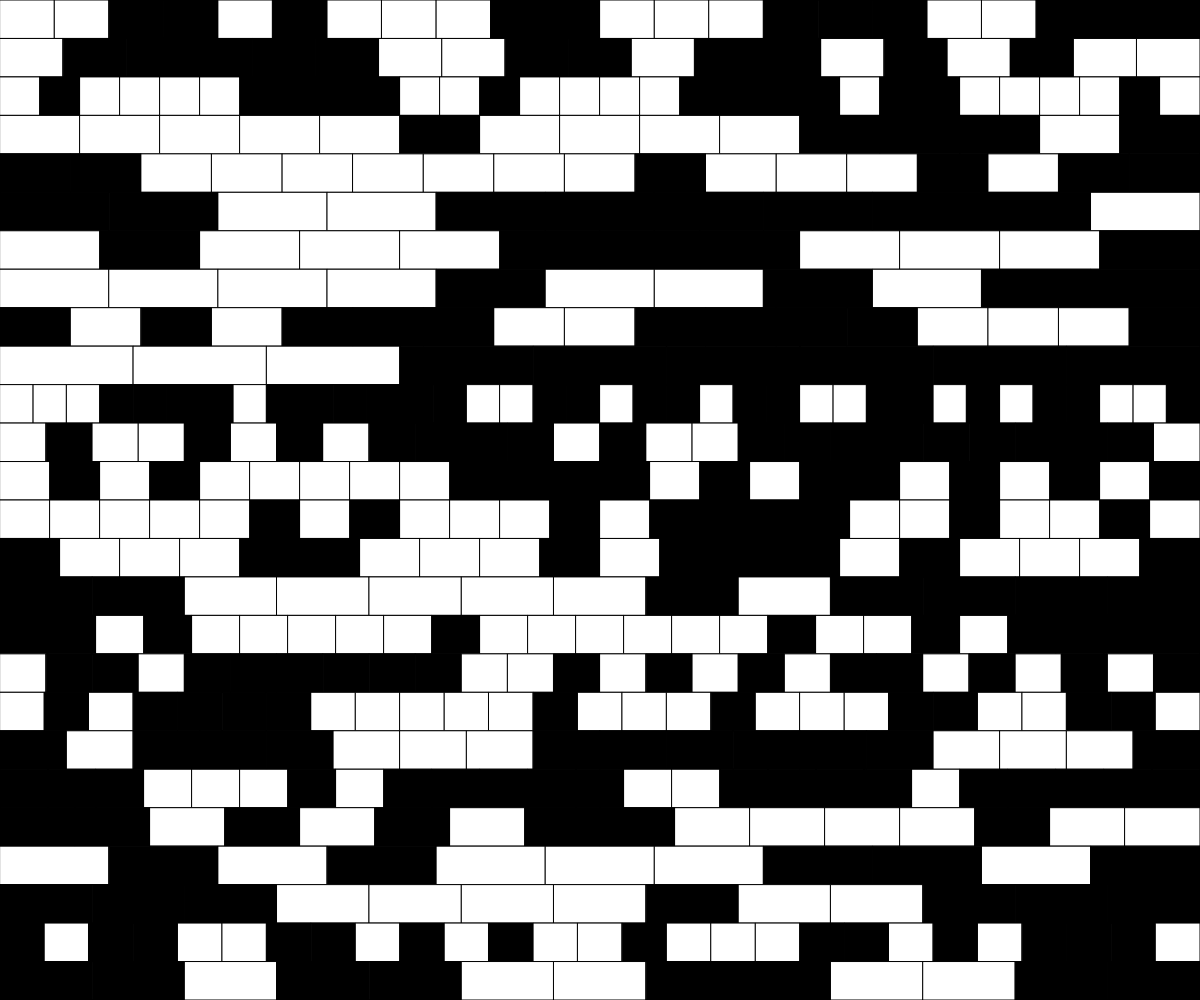
Frame 1 (no input)
Frame 60 (no input): identical to frame 1, image omitted
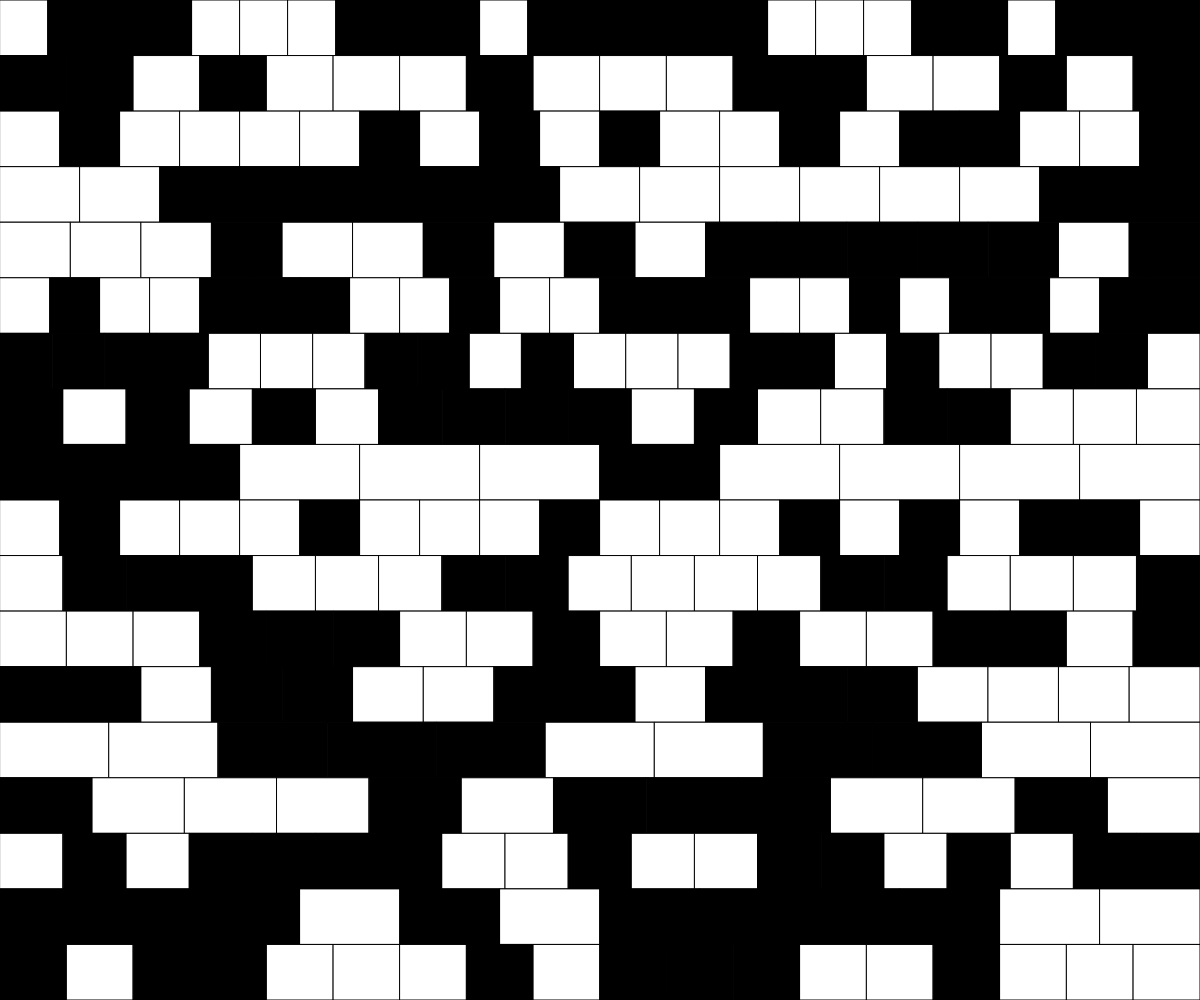
Frame 120 (the mouse pressed at the canvas centre since frame 60)

The p5.js sketch that drew these frames (run headless with seeded random() and noise() and a simulated clock; from frame 60 on, the mouse is pressed at the canvas centre):

// p5.js sketch
// ── sketch.js
// Grid Demo
// 2D arrays

let grid = [];

async function setup() {
  createCanvas(windowWidth, windowHeight);

  genGrid();
}

function draw() {
  background(220);

  drawGrid();
}

function genGrid() {
  grid = [];
  
  for (let y = 0; y < random(8, 100); y++) {
    let row = [];
    for (let x = 0; x < random(8, 100); x++) {
      row.push(Math.floor(random(0, 2)));
    }
    grid.push(row);
  }
}

function drawGrid() {
  let sizeY = height / grid.length;

  for (let y = 0; y < grid.length; y++) {
    let sizeX = width / grid[y].length;
    for (let x = 0; x < grid[y].length; x++) {
      fill(grid[y][x] * 255);
      rect(x * sizeX, y * sizeY, sizeX, sizeY);
    }
  }
}

function mousePressed() {
  genGrid();
}
